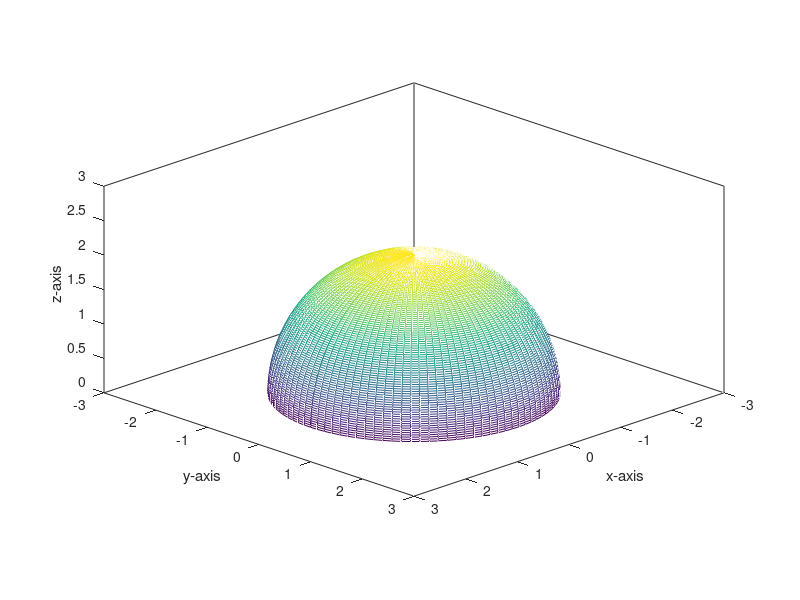

Write MATLAB code to recreate this figure.
thetav = linspace(0,2*pi);
phiv = linspace(0,pi/2);
[theta,phi] = meshgrid(thetav,phiv);
x = 2*sin(phi).*cos(theta);
y = 2*sin(phi).*sin(theta);
z = 2*cos(phi);

fig = figure('visible','off');
  hold on;
  mesh(x,y,z);
  axis equal;
  box on;
  xlabel('x-axis')
  ylabel('y-axis')
  zlabel('z-axis')
  xlim([-3,3]);
  ylim([-3,3]);
  zlim([0,3]);
  view([1,1,0.5]);
  
% print(fig, 'b42-a8-4a','-dpng');
